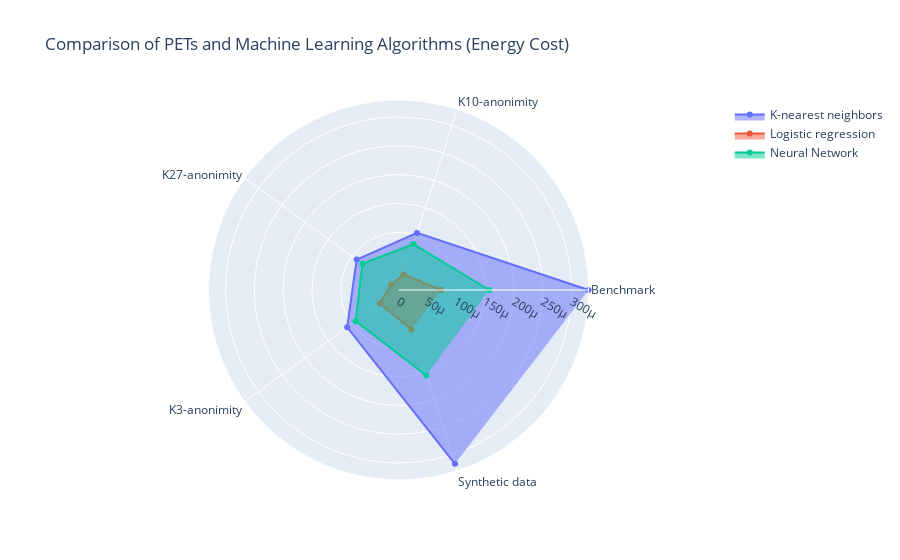

Notebook cell for this chart:
### Markdown cell above
***Experts:*** **Figure 2,3 and 4** visualizes the energy consumption of different machine learning algorithms combined with various Privacy Enhancement Techniques (PETs). Each bar represents a specific algorithm-PET combination, divided into two segments: PKG and DRAM, which are two types of energy measurements. The height of each segment corresponds to the energy consumption for that type. By stacking the segments, the total height of each bar represents the combined energy cost. This chart allows for a clear comparison of energy usage across different algorithm-PET combinations, and how the energy cost is distributed between PKG and DRAM.

***Layman:*** **Figure 2,3 and 4** show how much computer power different learning methods use when combined with various data protection techniques. Each bar is split into two parts: PKG and DRAM, which are two ways to measure energy use. The taller the bar, the more power is used. This helps us see which combinations use less power and how the power use is split between PKG and DRAM.

### Code cell
# Assuming Data_log, Data_knn, Data_nn are your dataframes

# Concatenate your dataframes
frames = [Data_log, Data_knn, Data_nn]
df = pd.concat(frames)

# Group by the PET and Algorithm to find the sum of Energy and mean of Accuracy
df_grouped = df.groupby(['PET', 'Algorithm']).agg({'Energy':'sum', 'Accuracy':'mean'}).reset_index()

# Extract unique PET types and ML algorithms
PET_types = df_grouped['PET'].unique()
algorithms = df_grouped['Algorithm'].unique()

# Initialize data list
data = []

# For each ML algorithm, create a Scatterpolar trace
for algorithm in algorithms:
    df_filtered = df_grouped[df_grouped['Algorithm'] == algorithm]
    r_values = df_filtered['Energy'].values * 10**-6  # Scale the energy values

    data.append(go.Scatterpolar(
        r=r_values,
        theta=PET_types,
        fill='toself',
        name=algorithm
    ))

# Define the layout
layout = go.Layout(
    polar=dict(
        radialaxis=dict(
            visible=True,
            range=[0, df_grouped['Energy'].max() * 10**-6]
        ),
    ),
    showlegend=True,
    title='Comparison of PETs and Machine Learning Algorithms (Energy Cost)',
)

# Create the figure
fig = go.Figure(data=data, layout=layout)

# Show the figure
fig.show()

### Figure 1 — Plotly figure (JSON) as saved in the notebook; plotly's stock layout.template omitted (floating-point values rounded to 4 significant figures)
{"data": [{"fill": "toself", "name": "K-nearest neighbors", "r": [0.0003295, 0.0001041, 8.975e-05, 0.00011, 0.000317], "theta": ["Benchmark", "K10-anonimity", "K27-anonimity", "K3-anonimity", "Synthetic data"], "type": "scatterpolar"}, {"fill": "toself", "name": "Logistic regression", "r": [7.371e-05, 2.849e-05, 1.606e-05, 4.015e-05, 7.191e-05], "theta": ["Benchmark", "K10-anonimity", "K27-anonimity", "K3-anonimity", "Synthetic data"], "type": "scatterpolar"}, {"fill": "toself", "name": "Neural Network", "r": [0.0001576, 8.365e-05, 7.719e-05, 9.194e-05, 0.0001559], "theta": ["Benchmark", "K10-anonimity", "K27-anonimity", "K3-anonimity", "Synthetic data"], "type": "scatterpolar"}], "layout": {"polar": {"radialaxis": {"range": [0, 0.0003295], "visible": true}}, "showlegend": true, "title": {"text": "Comparison of PETs and Machine Learning Algorithms (Energy Cost)"}}}
